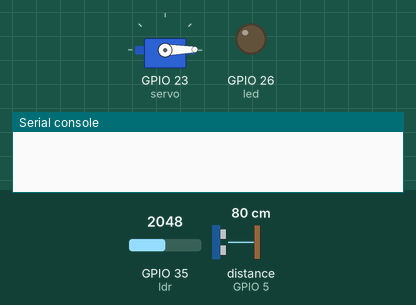
This program was run on a simulated ESP32 board running MicroPython. On the bench: servo, output pins drawn as LEDs (lit = HIGH), the last lines printed to the serial console. The inputs (shaded band) are chosen by the test bench; at power-on: GPIO 35 (ldr) = 2048, distance to the obstacle (sensor on GPIO 5) 80 cm (analog values on the 0–4095 scale). The echo pulse lasts 58.3 µs per cm; files the program writes start out absent; servo angles are drawn from the pulse width (0.5 ms = 0°, 2.5 ms = 180°); pins used as bus, display or sensor lines are not drawn. At 8.7 s the program stops and its outputs stay as they are.

Above: at 0.1 s.
At 2.42 s:
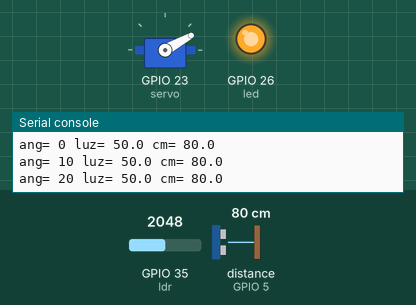
At 4.45 s:
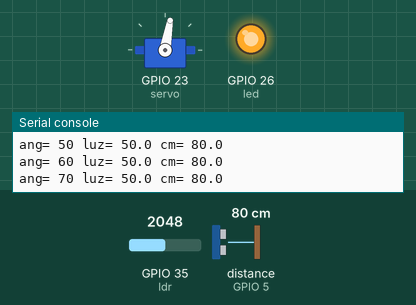
At 8.8 s:
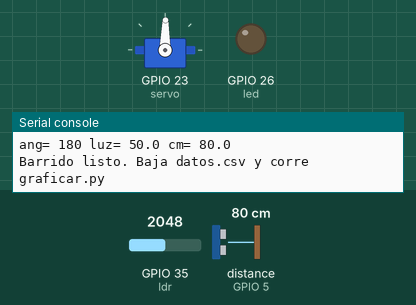
Timing chart, 0 to 10.2 s (numbered marks = the images above):
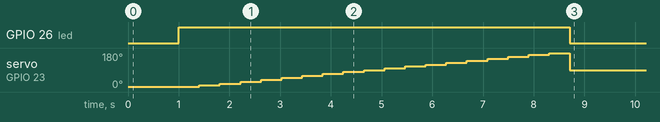

The program:

main.py
```python
from machine import Pin, PWM, ADC, time_pulse_us
from utime import sleep, sleep_us

# Importar librerías y configurar pines
ldr = ADC(Pin(35))            # luz en la "cabeza" del radar
trig = Pin(4, Pin.OUT)
echo = Pin(5, Pin.IN)
servo = PWM(Pin(23))
led = Pin(26, Pin.OUT)
ldr.atten(ADC.ATTN_11DB)
servo.freq(50)
led.off()
PASO = 10                     # grados entre lecturas (0, 10, ... 180)

# Definir funciones
def angulo(g):
    us = 500 + (g / 180.0) * 2000
    d = int(us / 20000.0 * 1023)
    if d < 26:
        d = 26
    if d > 128:
        d = 128
    servo.duty(d)

def distancia_cm():
    trig.off()
    sleep_us(2)
    trig.on()
    sleep_us(10)
    trig.off()
    t = time_pulse_us(echo, 1, 30000)
    if t < 0:
        return 400.0
    cm = (t * 0.0343) / 2
    if cm < 2 or cm > 400:
        return 400.0
    return cm

def luz_pct():
    return (ldr.read() / 4095.0) * 100.0

# 1) Ir a 0 grados y abrir el CSV
angulo(0)
sleep(1)
archivo = open("datos.csv", "w")
archivo.write("angulo,luz,cm\n")

# 2) Barrer: en cada angulo leer luz y distancia
g = 0
while g <= 180:
    angulo(g)
    led.on()
    sleep(0.4)
    luz = luz_pct()
    cm = distancia_cm()
    archivo.write("{:d},{:.1f},{:.1f}\n".format(g, luz, cm))
    print("ang=", g, "luz=", round(luz, 1), "cm=", round(cm, 1))
    g = g + PASO
archivo.close()
led.off()
angulo(90)

# 3) Listo: baja datos.csv y corre graficar.py en la PC
print("Barrido listo. Baja datos.csv y corre graficar.py")
```

Measured:
- by itself, GPIO 26 (led): LOW → HIGH at 1.0 s, → LOW 7.7 s later
- by itself, servo on GPIO 23 (servo): rises from 1° to 178° in 6.9 s, then falls to 89° in 0.41 s
